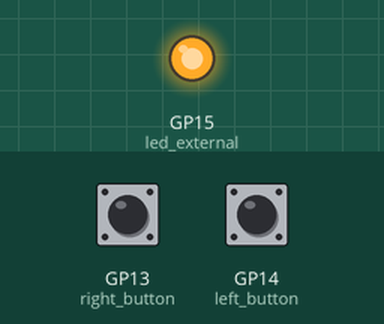
The program below on a simulated Raspberry Pi Pico running MicroPython. On the bench: output pins drawn as LEDs (lit = HIGH). The test bench sets the inputs (shaded band); at power-on: GP13 (right_button) LOW, GP14 (left_button) LOW. Random numbers come from a fixed seed; what the program prints to the serial console is not drawn.

Above: at 0.1 s.
At 7.0 s:
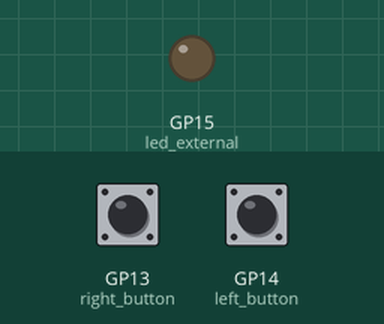
7.1 s: GP13 (right_button) pulled HIGH for 0.15 s
Timing chart, 0 to 10.1 s (numbered marks = the images above; inputs shaded):
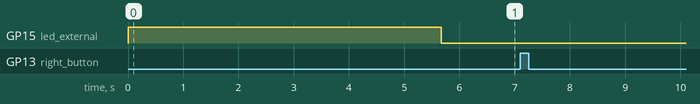

The program:

ReactionGame.py
```python
import machine
import utime
import urandom

left_button = machine.Pin(14, machine.Pin.IN, machine.Pin.PULL_DOWN)
right_button = machine.Pin(13, machine.Pin.IN, machine.Pin.PULL_DOWN)
led_external = machine.Pin(15, machine.Pin.OUT)
pressed = False
fastest_button = None
#make led light at a random time
#detect input from a button after the light is pressed
#find how long it took the button to be pressed after the light turned on.
#tell the user how long it took them to press the button

def button_handler(pin):
    global pressed
    global fastest_button
    if not pressed:
        pressed = True
        fastest_button = pin


led_external.value(1)
utime.sleep(urandom.uniform(5, 10))
led_external.value(0)
timer_start = utime.ticks_ms()
left_button.irq(trigger=machine.Pin.IRQ_RISING, handler=button_handler)
right_button.irq(trigger=machine.Pin.IRQ_RISING, handler=button_handler)

while fastest_button is None:
    utime.sleep(1)

if fastest_button is left_button:
    print("Left Player wins!")
elif fastest_button is right_button:
    print("Right Player wins!")
```

Measured:
- after the input at 7.1 s, every drawn part: stays the same
